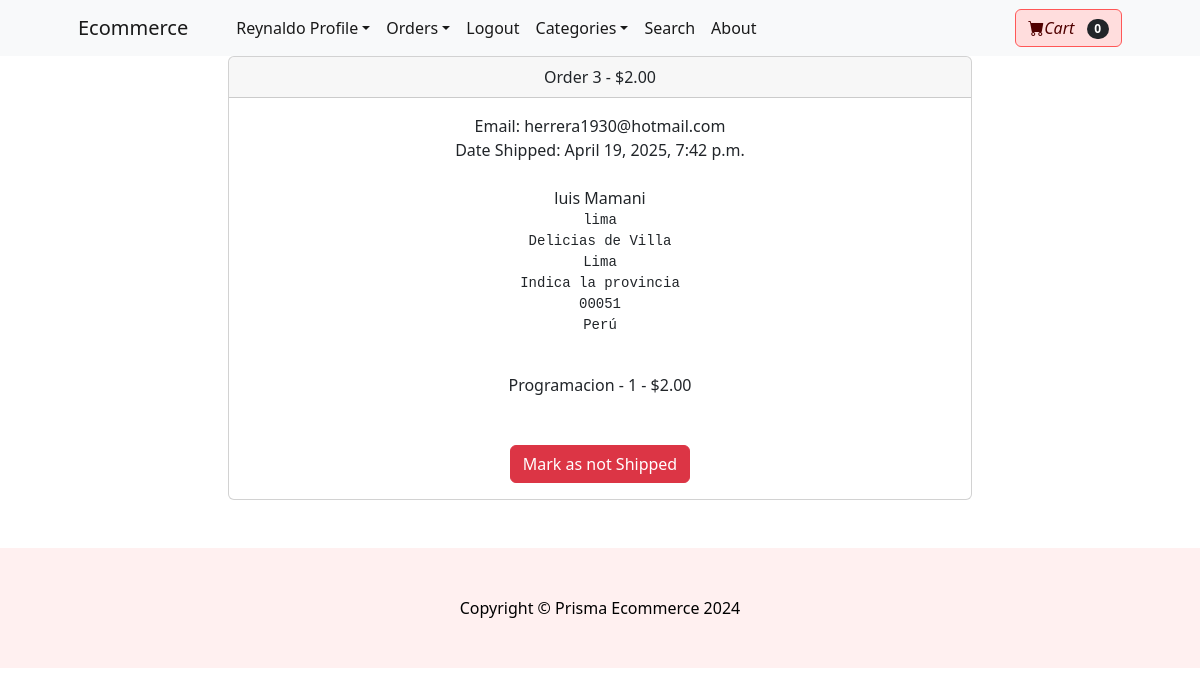
Before: /payment/orders/3 (signed in) with the older database file.
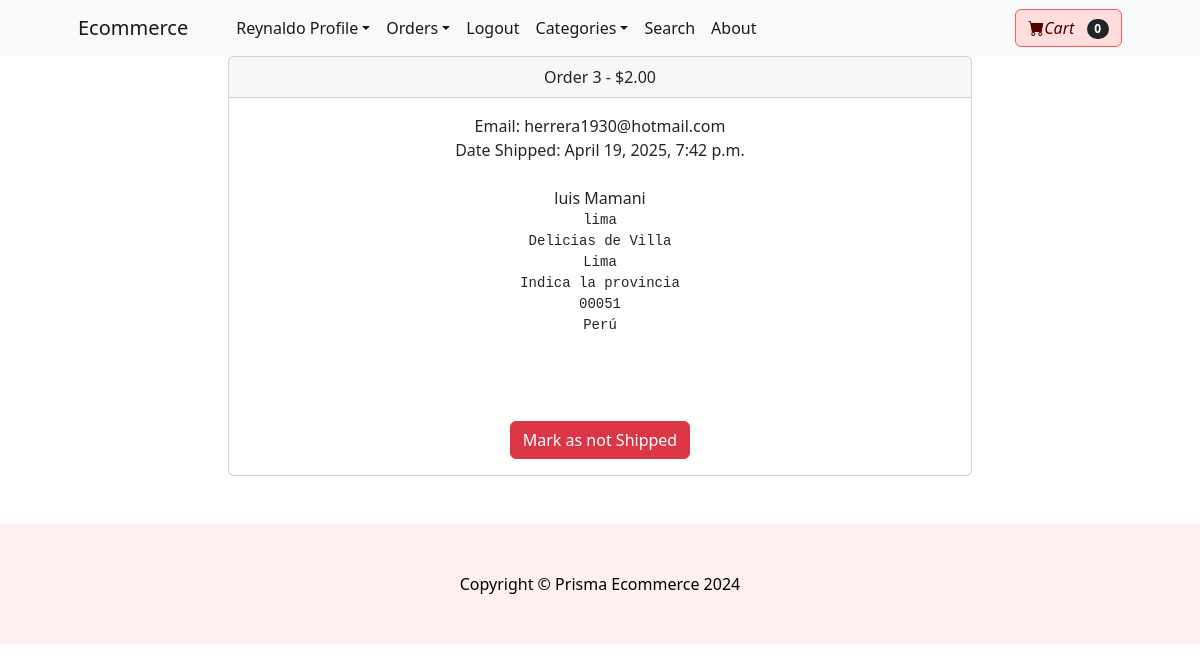
After: the same page with the newer database file.
### payment/models.py (models this page shows, shortened)
class OrderItem(models.Model):
    order = models.ForeignKey(Order, on_delete=models.CASCADE, null=True)
    product = models.ForeignKey(Product, on_delete=models.CASCADE, null=True)
    user = models.ForeignKey(User, on_delete=models.CASCADE, null=True, blank=True)
    quantity = models.PositiveBigIntegerField(default=1)
    price = models.DecimalField(max_digits=7, decimal_places=2)

### store/models.py (models this page shows)
class Product(models.Model):
    name = models.CharField(max_length=100)
    price = models.DecimalField(default=0, decimal_places=2, max_digits=6)
    category = models.ForeignKey(Category, on_delete=models.CASCADE, default=1)
    description = models.CharField(max_length=250, default='', blank=True, null=True)
    image = models.ImageField(upload_to='uploads/product')
    is_sale = models.BooleanField(default=False)
    sale_price = models.DecimalField(default=0, decimal_places=2, max_digits=6)
    video = models.FileField(upload_to="video", null=True)
    def __str__(self):
        return self.name

### payment/views.py (the view, shortened to what this page needs)
# urls.py: path('orders/<int:pk>', views.orders, name='orders'),
def orders(request, pk):
    if request.user.is_authenticated and request.user.is_authenticated:
        order = Order.objects.get(id=pk)
        items = OrderItem.objects.filter(order=pk)
        return render(request, 'payment/orders.html',{"order":order, "items":items})
    else:
        messages.success(request, "Order Placed")
        return redirect('index')

### cart/cart.py (called while the page is built)
    def __len__(self):
        return len(self.cart)

### cart/context_processors.py (called while the page is built)
def cart(request):
    return {'cart': Cart(request)}

### payment/templates/payment/orders.html (shortened to what this page needs)
{% extends 'base.html' %}
{% block content %}
<div class="container">
    <div class="row">
        <center>
            <div class="col-8">
                <div class="card">
                    <div class="card-header">
                      Order {{ order.id }} - ${{order.amount_paid }}
                    </div>
                    <div class="card-body">
                      Email: {{ order.email }}<br/>
                      {% if order.date_shipped %}
                        Date Shipped: {{ order.date_shipped }}
                        {% else %}
                            Date Ordered: {{ order.date_ordered }}
                       {% endif %}
                      <br/><br/>
                      {{ order.full_name }}<br/>
                      <pre>{{ order.shipping_address }}
                      </pre>
                      {% for item in items %}
                        {{ item.product }} - {{ item.quantity }} - ${{ item.price }}<br/>
                      {% endfor %}
                      <br/><br/>
                      {% if not order.shipped %}
                      <form method="POST">
                        {% csrf_token %}
                        <input type="hidden" name="shipping_status" value="true">
                        <button type="submit" class="btn btn-success">Mark as Shipped</button>
                      </form>
                        {% else %}
                      <form method="POST">
                        <button type="submit" class="btn btn-danger">Mark as not Shipped</button>
                      </form>
                      {% endif %}
                    </div>
                  </div>
                  <br/><br/>
            </div>
        </center>
    </div>
</div>
{% endblock %}

Changed rows visible on the page:
removed OrderItem: product "Programacion", quantity "1", price "2.00"
